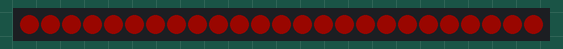
This program was run on a simulated MicroPython board. Parts: 25 RGB LEDs in strip order, left to right. Dim RGB values are drawn brighter than linear.

Above: at 0.15 s.
At 1.96 s:
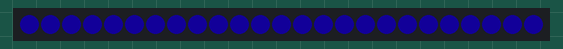
At 4.06 s:
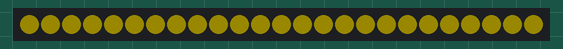
At 7.98 s:
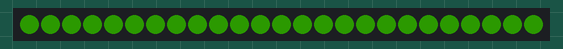
At 11.3 s:
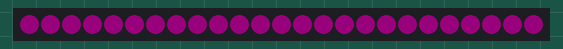
At 15.82 s:
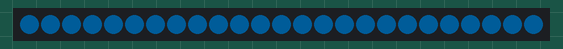

Measured:
- by itself, everything shown: repeats every 15.1 s, in 50 steps

The program:

main.py
```python
from machine import Pin
from neopixel import NeoPixel
import time

pin_18 = Pin(18, Pin.OUT)
np = NeoPixel(pin_18, 25,bpp=3, timing=1)

def rainbow(num=1,level=25,delay=100):

    def write_all(num,delay,red,green,blue):
        for j in range (num):
            np[j] = (red,green,blue)
        np.write()
        time.sleep_ms(delay)

    red,green,blue = level,0,0

    rainbow_step_list = [(0,1,0),(-1,0,0),(0,0,1),(0,-1,0),(1,0,0),(0,0,-1)]

    for step in rainbow_step_list:
        for i in range (level):
            red+=step[0]
            green+=step[1]
            blue+=step[2]
            write_all(num,delay,red,green,blue)
            #print(red,green,blue)

while True:
    rainbow(num=25,level=25,delay=1)
    #print("RAM used = {RAM_used}KB".format(RAM_used = gc.mem_alloc()/1024))
    gc.collect()
```
